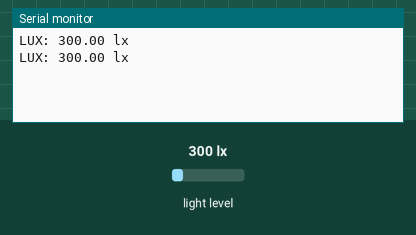
A sketch run on a simulated ESP32. Parts: the last lines printed to the serial monitor. Wiring (inferred from the names in the program): BH1750 light sensor at I2C address 0x23. The test bench sets the inputs (shaded band); at power-on: light level 300 lx.

Above: at 1.4 s.
1.5 s: light level set to 40 lx
At 2.4 s:
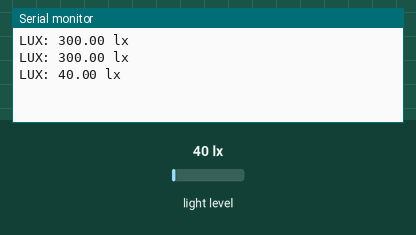
3.0 s: light level set to 500 lx
At 3.8 s:
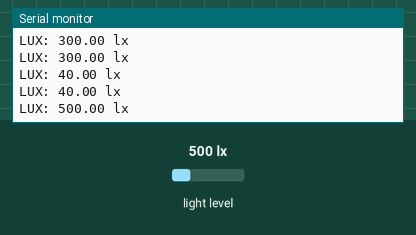
Timing chart, 0 to 6.0 s (numbered marks = the images above; inputs shaded):
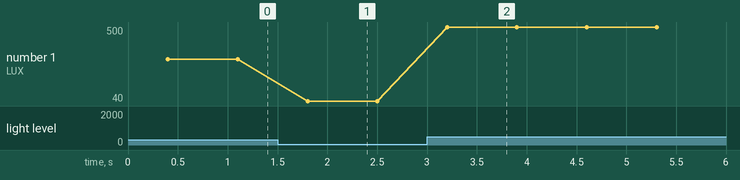

The sketch:

Light_sensor.ino
```cpp
#include "Wire.h"

#define BH1750_ADDRESS 0x23   // I2C address of BH1750

uint16_t data;
float Lux;

void setup() {
  Serial.begin(9600);
  // For ESP32, default SDA=21, SCL=22. If your wiring is different, use Wire.begin(SDA, SCL);
  Wire.begin();
  delay(200);

  // Power on BH1750
  Wire.beginTransmission(BH1750_ADDRESS);
  Wire.write(0x01); // Power ON
  Wire.endTransmission();

  // Set mode: Continuously H-Resolution Mode (1 lx resolution, 120ms)
  Wire.beginTransmission(BH1750_ADDRESS);
  Wire.write(0x10); // Continuous mode command
  Wire.endTransmission();
}

void loop() {
  delay(200);
  // Request 2 bytes from sensor
  Wire.requestFrom(BH1750_ADDRESS, 2);
  if (Wire.available() == 2) {
    data = (Wire.read() << 8) | Wire.read();
    Lux = data / 1.2; // Convert to lux
    Serial.print("LUX: ");
    Serial.print(Lux);
    Serial.println(" lx");
  } else {
    Serial.println("Data not available!");
  }

  delay(500); // print every half second
}
```

Measured:
- after the input at 1.5 s, the serial monitor: prints a new line after 0.30 s (image 1)
- after the input at 3.0 s, the serial monitor: prints a new line after 0.20 s (image 2)
- plotted number 1: 300 → 40 after the input at 1.5 s, 40 → 500 after the input at 3.0 s
